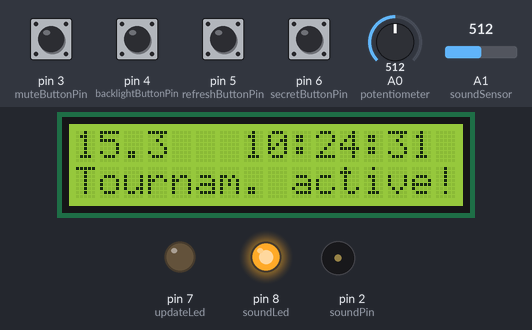
Simulated run of this sketch. Board: Arduino Uno, built with avr-gcc and run on an emulated ATmega328P. On the bench: 16×2 character LCD, output pins drawn as LEDs (lit = HIGH), buzzer (waves = sounding). The inputs (shaded band) are chosen by the test bench; at power-on: pin 3 (muteButtonPin), pin 4 (backlightButtonPin), pin 5 (refreshButtonPin), pin 6 (secretButtonPin) HIGH, A0 (potentiometer) = 512, A1 (soundSensor) = 512. The local clock reads 2024-03-15 10:24:30 at power-on unless the sketch sets it; what the sketch prints to the serial monitor is not drawn.

Above: at 1.2 s.
1.3 s: pin 5 (refreshButtonPin) pulled LOW for 0.15 s
At 2.9 s:
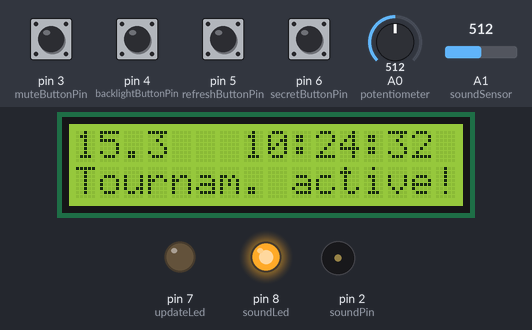
3.0 s: pin 6 (secretButtonPin) pulled LOW for 0.15 s
At 3.6 s:
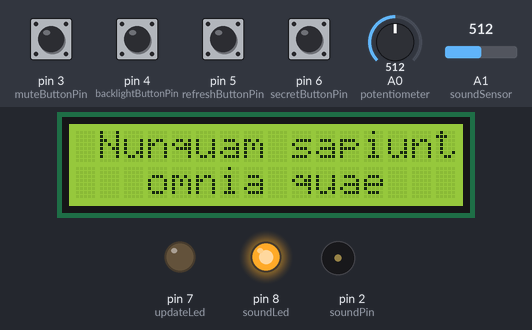
Timing chart, 0 to 18.1 s (numbered marks = the images above; inputs shaded):
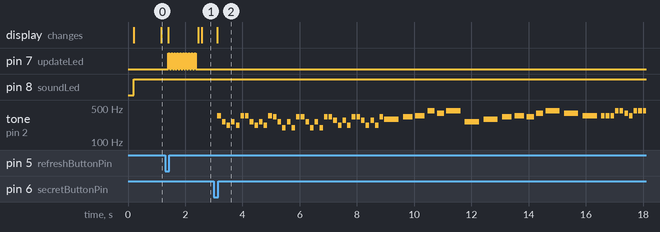

Measured:
- after the input at 1.3 s, pin 7 (updateLed): alternates HIGH for 0.05 s and LOW for 0.05 s, 20 changes in all, then stays LOW, starting after 0.11 s; the display: first changes after 0.11 s (image 1 shows a later state)
- after the input at 3.0 s, tone on pin 2 (soundPin): plays 349 Hz for 0.13 s, 262 Hz for 0.13 s, 220 Hz for 0.13 s, 262 Hz for 0.13 s, 220 Hz for 0.13 s, 349 Hz for 0.13 s … (61 notes in this stretch), starting after 0.13 s; the display: changes after 0.13 s (image 2)

The sketch:

device.ino
```cpp
#define NOTE_B0  31
#define NOTE_C1  33
#define NOTE_CS1 35
#define NOTE_D1  37
#define NOTE_DS1 39
#define NOTE_E1  41
#define NOTE_F1  44
#define NOTE_FS1 46
#define NOTE_G1  49
#define NOTE_GS1 52
#define NOTE_A1  55
#define NOTE_AS1 58
#define NOTE_B1  62
#define NOTE_C2  65
#define NOTE_CS2 69
#define NOTE_D2  73
#define NOTE_DS2 78
#define NOTE_E2  82
#define NOTE_F2  87
#define NOTE_FS2 93
#define NOTE_G2  98
#define NOTE_GS2 104
#define NOTE_A2  110
#define NOTE_AS2 117
#define NOTE_B2  123
#define NOTE_C3  131
#define NOTE_CS3 139
#define NOTE_D3  147
#define NOTE_DS3 156
#define NOTE_E3  165
#define NOTE_F3  175
#define NOTE_FS3 185
#define NOTE_G3  196
#define NOTE_GS3 208
#define NOTE_A3  220
#define NOTE_AS3 233
#define NOTE_B3  247
#define NOTE_C4  262
#define NOTE_CS4 277
#define NOTE_D4  294
#define NOTE_DS4 311
#define NOTE_E4  330
#define NOTE_F4  349
#define NOTE_FS4 370
#define NOTE_G4  392
#define NOTE_GS4 415
#define NOTE_A4  440
#define NOTE_AS4 466
#define NOTE_B4  494
#define NOTE_C5  523
#define NOTE_CS5 554
#define NOTE_D5  587
#define NOTE_DS5 622
#define NOTE_E5  659
#define NOTE_F5  698
#define NOTE_FS5 740
#define NOTE_G5  784
#define NOTE_GS5 831
#define NOTE_A5  880
#define NOTE_AS5 932
#define NOTE_B5  988
#define NOTE_C6  1047
#define NOTE_CS6 1109
#define NOTE_D6  1175
#define NOTE_DS6 1245
#define NOTE_E6  1319
#define NOTE_F6  1397
#define NOTE_FS6 1480
#define NOTE_G6  1568
#define NOTE_GS6 1661
#define NOTE_A6  1760
#define NOTE_AS6 1865
#define NOTE_B6  1976
#define NOTE_C7  2093
#define NOTE_CS7 2217
#define NOTE_D7  2349
#define NOTE_DS7 2489
#define NOTE_E7  2637
#define NOTE_F7  2794
#define NOTE_FS7 2960
#define NOTE_G7  3136
#define NOTE_GS7 3322
#define NOTE_A7  3520
#define NOTE_AS7 3729
#define NOTE_B7  3951
#define NOTE_C8  4186
#define NOTE_CS8 4435
#define NOTE_D8  4699
#define NOTE_DS8 4978

#include <EEPROM.h>
#include <Time.h>
#include <Wire.h>
#include <LiquidCrystal_I2C.h>
#include <iarduino_RTC.h>

//echo -e -n "N$(date +%s)" > /dev/ttyUSB0

LiquidCrystal_I2C lcd(0x3F, 16, 2);
iarduino_RTC rtc(RTC_DS1302,9,10,11);

int soundPin = 2;
int muteButtonPin = 3;
int backlightButtonPin = 4;
int refreshButtonPin = 5;
int secretButtonPin = 6;
int updateLed = 7;
int soundLed = 8;
int potentiometer = A0;
int soundSensor = A1;

boolean isMuted = false;
boolean isBacklightOn = true;
int storedNoizeLevel = 0;
int noizeLevel = 250;

time_t tournament;

void setup()
{
  pinMode(muteButtonPin, INPUT);
  digitalWrite(muteButtonPin, HIGH);
  pinMode(backlightButtonPin, INPUT);
  digitalWrite(backlightButtonPin, HIGH);
  pinMode(refreshButtonPin, INPUT);
  digitalWrite(refreshButtonPin, HIGH);
  pinMode(secretButtonPin, INPUT);
  digitalWrite(secretButtonPin, HIGH);
  pinMode(soundPin, OUTPUT);
  pinMode(updateLed, OUTPUT);
  pinMode(soundLed, OUTPUT);
  lcd.begin();
  lcd.backlight();
  Serial.begin(9600);
  randomSeed(analogRead(0));
  load();
  rtc.begin();
  rtc.gettime("");
  setTime(rtc.Hours,rtc.minutes,rtc.seconds,rtc.day, rtc.month, rtc.year);
}

void loop()
{
  delay(100);
  time_t t = now();
  noizeLevel = analogRead(potentiometer);
  int s = analogRead(soundSensor);
  int delta_s = abs(storedNoizeLevel - s);
  storedNoizeLevel = s;
  if(delta_s * 10 > noizeLevel){
    isBacklightOn = true;
    lcd.backlight();
  }
  if(digitalRead(muteButtonPin) == LOW){
    isMuted = !isMuted;
    isBacklightOn = true;
    lcd.backlight();
    delay(250);
  }
  if(digitalRead(backlightButtonPin) == LOW){
    isBacklightOn = !isBacklightOn;
    if(isBacklightOn) lcd.backlight();
    else lcd.noBacklight();
    delay(100);
  }
  if(digitalRead(refreshButtonPin) == LOW){
    lcd.clear();
    lcd.print("Loading...");
    Serial.write("UPD");
    wait(1000);
    lcd.clear();
  }
  if(digitalRead(secretButtonPin) == LOW){
    gf();
  }
  if (Serial.available()) {
    lcd.clear();
    lcd.print("Loading...");
    switch(Serial.read()){
      case 'N':
        t = Serial.parseInt();
        setTime(t);
        rtc.settime(second(t),minute(t), hour(t), day(t), month(t), year(t), weekday(t));
        break;
      case 'T':
        tournament = Serial.parseInt();
        save();
        break;
      default:
        break;
    }
    lcd.clear();
  }

  long delta = tournament - t;
  if (delta == 0){
    while(digitalRead(muteButtonPin) != LOW) {
      lcd.backlight();
      lcd.clear();
      lcd.print("  TOURNAMENT   ");
      lcd.setCursor(0,1);
      lcd.print("    BEGIN!     ");
      piiik();
      wait(1000);
    }
  } else {
    lcd.clear();
    lcd.print(String(day(t)) + "." + String(month(t)) + "   "
            + String(hour(t)) + ":" + String(minute(t)) + ":" + String(second(t)));
    lcd.setCursor(0,1);
    if(delta < 0){
      lcd.print("Tournam. active!");
    } else {
      lcd.print(String(delta/86400) + "d "
              + String(hour(delta)) + ":" + String(minute(delta)) + ":" + String(second(delta)));
    }
  }

  if(isMuted){
    digitalWrite(soundLed, LOW);
  } else {
    digitalWrite(soundLed, HIGH);
  }


}

void save(){
  EEPROM.write(0, hour(tournament));
  EEPROM.write(1, minute(tournament));
  EEPROM.write(2, second(tournament));
  EEPROM.write(3, day(tournament));
  EEPROM.write(4, month(tournament));
  EEPROM.write(5, year(tournament) % 100);

}

void load(){
  //tournament = EEPROM.read(0);

  int h = EEPROM.read(0);
  int m = EEPROM.read(1);
  int s = EEPROM.read(2);
  int d = EEPROM.read(3);
  int mn = EEPROM.read(4);
  int y = EEPROM.read(5) + 2000;
  // begin костыль
  time_t t0 = now();
  setTime(h,m,s,d,mn,y);
  tournament = now();
  setTime(t0);
  // end костыль
  //tournament = h * 3600 + m * 60 + s + d * 86400 + mn * 2628000 + y * 31536000;

}

void pik(){
  if(isMuted) return;
  tone(soundPin, 1000, 500);
}

void piiik(){
    if (isMuted) {return;}
    int melody[] = { NOTE_C4, NOTE_G3, NOTE_G3, NOTE_A3, NOTE_G3, 0, NOTE_B3, NOTE_C4 };

    int noteDurations[] = { 4, 8, 8, 4, 4, 4, 4, 4 };

    for (int thisNote = 0; thisNote < 8; thisNote++) {
      int noteDuration = 1000 / noteDurations[thisNote];
      tone(soundPin, melody[thisNote], noteDuration);
      int pauseBetweenNotes = noteDuration * 1.30;
      delay(pauseBetweenNotes);
      noTone(soundPin);
    }
}

void wait(int ms){
  int n = 10;
  for(int i = 0; i < n; i ++){
    digitalWrite(updateLed, HIGH);
    delay(ms / (2 * n));
    digitalWrite(updateLed, LOW);
    delay(ms / (2 * n) );
  }
}

void gf(){
  if (isMuted) return;
  int melody[] = {
    NOTE_F4, NOTE_C4, NOTE_A3, NOTE_C4, NOTE_A3, NOTE_F4,
    NOTE_F4, NOTE_C4, NOTE_A3, NOTE_C4, NOTE_A3, NOTE_F4,

    NOTE_E4, NOTE_C4, NOTE_G3, NOTE_C4, NOTE_G3, NOTE_E4,
    NOTE_E4, NOTE_C4, NOTE_G3, NOTE_C4, NOTE_G3, NOTE_E4,

    NOTE_E4, NOTE_CS4, NOTE_A3, NOTE_CS4, NOTE_A3, NOTE_E4,
    NOTE_E4, NOTE_CS4, NOTE_A3, NOTE_CS4, NOTE_A3, NOTE_E4,

    NOTE_D4, NOTE_E4, NOTE_F4, NOTE_A4, NOTE_G4, NOTE_A4, NOTE_C4,
    NOTE_D4, NOTE_E4, NOTE_F4, NOTE_E4, NOTE_G4, NOTE_A4, NOTE_G4, NOTE_F4,

    NOTE_F4, NOTE_F4, NOTE_F4, NOTE_A4, NOTE_A4, NOTE_G4, NOTE_F4,
    NOTE_A4, NOTE_A4, NOTE_A4, NOTE_G4, NOTE_A4, NOTE_G4, NOTE_F4,
    NOTE_F4, NOTE_F4, NOTE_F4, NOTE_A4, NOTE_A4, NOTE_G4, NOTE_F4,

    NOTE_A4, NOTE_A4, NOTE_A4, NOTE_CS5, NOTE_CS5, NOTE_CS5,
    NOTE_F4, NOTE_F4, NOTE_F4, NOTE_A4, NOTE_A4, NOTE_G4, NOTE_F4
  };

  int noteDurations[] = {
    8,8,8,8,8,8,
    8,8,8,8,8,8,

    8,8,8,8,8,8,
    8,8,8,8,8,8,

    8,8,8,8,8,8,
    8,8,8,8,8,8,

    2, 3, 3, 4, 4, 2, 2,
    2, 3, 3, 4, 4, 2, 2, 2,

    8, 8, 8, 8, 8, 8, 8,
    8, 8, 8, 8, 8, 8, 8,
    8, 8, 8, 8, 8, 8, 8,

    3, 3, 3, 3, 3, 2,
    3, 3, 3, 3, 3, 3, 3

  };

  int lengthOfMelody = sizeof(melody)/sizeof(melody[0]);

  lcd.clear();
  lcd.print(" Nunquam sapiunt ");
  lcd.setCursor(0,1);
  lcd.print("   omnia quae    ");

  for (int thisNote = 0; thisNote < lengthOfMelody; thisNote++) {
      int noteDuration = 1000 / noteDurations[thisNote];
      tone(soundPin, melody[thisNote],noteDuration);
      int pauseBetweenNotes = noteDuration * 1.30;
      delay(pauseBetweenNotes);
      noTone(soundPin);
    }

}
```
